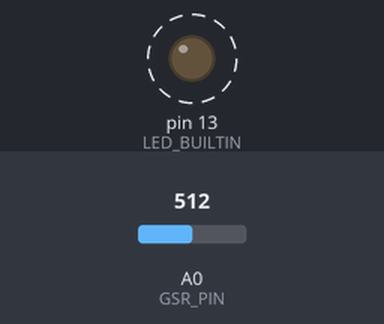
Bench run of a sketch on a simulated Arduino Uno, built with avr-gcc and run on an emulated ATmega328P. Parts: output pins drawn as LEDs (lit = HIGH). Dashed ring = blinking. The inputs (shaded band) are chosen by the test bench; at power-on: A0 (GSR_PIN) = 512. What the sketch prints to the serial monitor is not drawn.

Above: at 0.2 s.
Timing chart, 0 to 3.0 s (numbered marks = the images above):
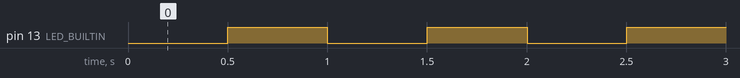

The sketch:

gsr.ino
```cpp
/*
 * 皮电板（GSR，原 COM5）
 * 输出单值 CSV：皮电原始值，每行 \n 结尾，115200 波特率
 *
 * 相对原版优化：
 *  - 20Hz 采样 + 一阶低通滤波，抑制手指接触抖动；
 *  - 指示灯改为 500ms 周期闪烁（不再每个采样帧 toggle），
 *    避免 digitalWrite 干扰 analogRead 的采样时序；
 *  - 固定 50ms 节拍，用 millis() 非阻塞计时。
 */
const int GSR_PIN = A0;              // GSR 模块接 A0
const unsigned long SAMPLE_MS = 50;  // 采样间隔 20Hz
const float ALPHA = 0.15;            // 滤波系数（越小越平滑）

float filtered = 0.0;
bool firstSample = true;
unsigned long lastSample = 0;

void setup() {
  Serial.begin(115200);
  pinMode(LED_BUILTIN, OUTPUT);
  digitalWrite(LED_BUILTIN, LOW);
}

void loop() {
  unsigned long now = millis();
  if (now - lastSample < SAMPLE_MS) return;
  lastSample = now;

  int raw = analogRead(GSR_PIN);
  if (firstSample) {
    filtered = (float)raw;
    firstSample = false;
  } else {
    filtered = ALPHA * raw + (1.0f - ALPHA) * filtered;
  }

  // 指示灯 500ms 周期闪烁（0.5s 亮 / 0.5s 灭）
  digitalWrite(LED_BUILTIN, ((now / 500UL) & 1UL) ? HIGH : LOW);

  Serial.println((int)filtered);
}
```

Measured:
- by itself, pin 13 (LED_BUILTIN): alternates HIGH for 0.50 s and LOW for 0.50 s
